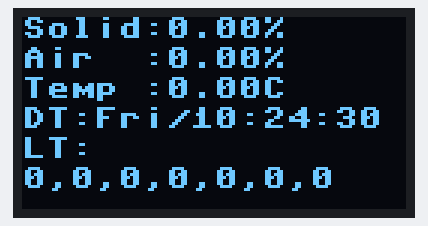
A program run on a simulated Raspberry Pi Pico running MicroPython. Parts: 128×64 one-colour display. The clock reads 2024-03-15 10:24:30 at power-on unless the program sets it; library files of the repository ran but are not shown: ssd1306.py; what the program prints to the serial console is not drawn.

Above: at 0.1 s.
At 4.2 s:
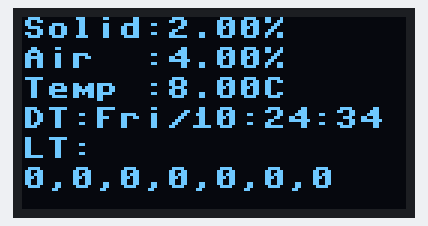
At 8.2 s:
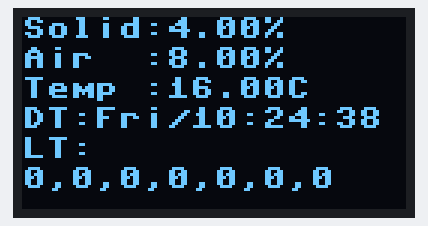
At 18.3 s:
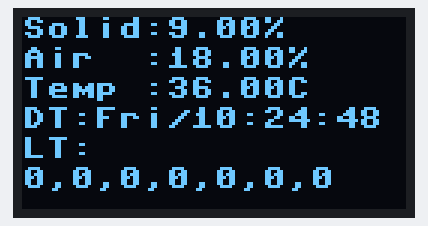
At 26.4 s:
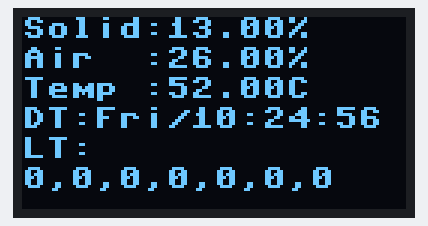
At 36.6 s:
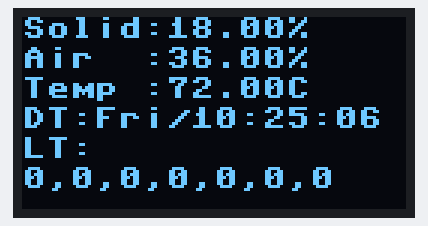

The program:

displayManager.py
```python
from machine import Pin, I2C
import ssd1306
from sensorManager import Data
from time import sleep, localtime
from constant import *

# Class for managing the SSD1306 screen
class DisplayManager:
    def __init__(self, scl=I2C_SCL_PIN, sda=I2C_SDA_PIN):
        i2c = I2C(0, scl=Pin(scl), sda=Pin(sda))
        self.display = ssd1306.SSD1306_I2C(128, 64, i2c)

    def show_message(self, message:str):
        self.display.fill(0)
        lines = [message[i:i+16] for i in range(0, len(message), 16)]
        for i, line in enumerate(lines):
            self.display.text(line, 0, i*10)
        self.display.show()

    def show_data(self, data:Data, last_water:str="", water_week=[0]*7):
        self.display.fill(0)
        self.display.text(f"Solid:{data.soil_moisture:.2f}%", 0, 0)
        self.display.text(f"Air  :{data.air_humidity:.2f}%", 0, 10)
        self.display.text(f"Temp :{data.air_temperature:.2f}C", 0, 20)
        self.display.text(f"DT:{data.timestamp}", 0, 30)
        self.display.text(f"LT:{last_water}", 0, 40)
        self.display.text(f"{','.join(map(str, water_week))}", 0, 50)
        self.display.show()

if __name__ == "__main__":
    print("Test DisplayManager")
    display = DisplayManager()
    for i in range(20):
        display.show_data(Data(i, i*2, i*4))
        sleep(2)

    display.show_message("This device reads the temperature and humidity, depending on whether it waters or not.")
```

sensorManager.py
```python
from machine import Pin, ADC
import dht
from constant import *
from time import  sleep, localtime

# Data storage structure
class Data:
    def __init__(self,  soil_moisture=0, air_humidity=0, air_temperature=0, water=False):
        self.timestamp = f"{DAY[localtime()[6]]}/{localtime()[3]:02d}:{localtime()[4]:02d}:{localtime()[5]:02d}"
        self.soil_moisture = soil_moisture
        self.air_humidity = air_humidity
        self.air_temperature = air_temperature
        self.water = water
    def __repr__(self):
        return str(self)
    def __str__(self):
        return f"timestamp: {self.timestamp}, soil_moisture: {self.soil_moisture}, air_humidity: {self.air_humidity}, air_temperature: {self.air_temperature}"

# Class to manage sensors
class SensorManager:
    def __init__(self, dht_pin=DHT_PIN, soil_pin=SOIL_SENSOR_PIN):
        self.dht_sensor = dht.DHT11(Pin(dht_pin))
        self.soil_sensor = ADC(Pin(soil_pin))

    def read_sensors(self):
        self.dht_sensor.measure()
        return Data(self._map(self.soil_sensor.read_u16(), SOIL_SENSOR_DRY, SOIL_SENSOR_WET, 0, 100),
                    self.dht_sensor.humidity(), self.dht_sensor.temperature())

    def _map(self, value, in_min, in_max, out_min, out_max):
        return (value - in_min) * (out_max - out_min) // (in_max - in_min) + out_min


if __name__ == "__main__":
    print("Test SensorManager")
    sensor = SensorManager()
    relay = machine.Pin("GP22")

    while True:
        air_humidity, air_temperature, soil_humidity = sensor.read_sensors()
        print(air_humidity, air_temperature, soil_humidity)
        sleep(1)
        if soil_humidity<50:
            relay.value(1)
        else:
            relay.value(0)
            
```

constant.py
```python
# GPio
DHT_PIN = "GP21"
SOIL_SENSOR_PIN = "GP28"
RELAY_PIN = "GP20"
I2C_SCL_PIN = "GP17"
I2C_SDA_PIN = "GP16"

# Configuration Constants
MAX_ATTEMPTS = 100
SOIL_SENSOR_DRY = 43450
SOIL_SENSOR_WET = 15011
MAX_READINGS = 336
READING_INTERVAL = 1800
NEEDED_SOIL_MOISTURE = 50
TIME_WATER = 5
FINISH_BAN_TIME="09:00"
START_BAN_TIME="23:30"

# Code Constants
MAX_ATTEMPTS = 25
CHUNK_SIZE = 512
DAY = ["Mon", "Tue", "Wed", "Thu", "Fri", "Sat", "Sun"]

# Limit Constants
MIN_MAX_READINGS = 1
MAX_MAX_READINGS = 500

MIN_READING_INTERVAL = 4  #await asyncio.sleep(4) when read sensors
MAX_READING_INTERVAL = 86400

MIN_NEEDED_SOIL_MOISTURE = 20
MAX_NEEDED_SOIL_MOISTURE = 80

MIN_TIME_WATER = 4
MAX_TIME_WATER = 15
```

Measured:
- what the display in image 1 shows lasts 2.0 s, from 4.1 s to 6.1 s
